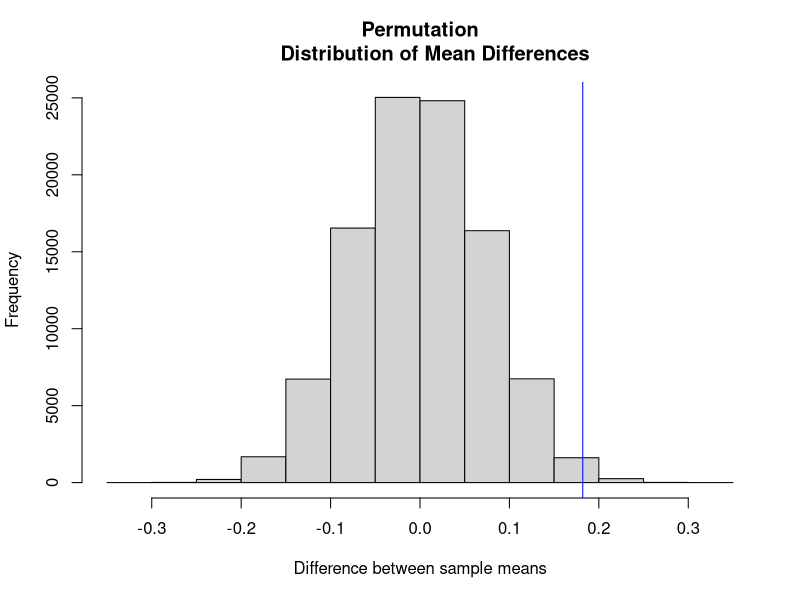

Write R code to recreate this figure.
# Purpose: Compute power of hypothesis testing
# for difference between two means using both
# assymptotic and exact tests.
# Data Started: Sunday, March 31, 2019

# Sample sizes
n1 = 15
n2 = 20
alpha = 0.05

# Seed
set.seed(21283)

# Generate samples
X1 = rbeta(n1, 2, 5)
X2 = rbeta(n2, 3, 3)

# Store full data in vector
y = c(X1,X2)

# Degrees of freedom
df = n1 + n2 - 2

# Pooled variance
pool_var = ((n1-1)*var(X1) + (n2-1)*var(X2))/(n1 + n2 - 2)

# Sample mean difference
sample_diff = mean(X2) - mean(X1)
#sample_diff

# t - statistics and critical vaue
tstat = (sample_diff)/sqrt(pool_var*(1/n1 + 1/n2))
tcv = abs(qt(alpha/2, df))

# Rejection region
reject = tstat > tcv

# Compute p-value
pvalue = pt(-tstat, df)*2
# Draw mean difference realizations from pemutation distribution
nsim = 100000
diff_mean = numeric(nsim)

# Each itteration is a draw from permutaiton distribution of mean differences
for(i in 1:nsim){
  # Randomly select two groups from full data list
  x1 = sample(y, n1)
  x2 = setdiff(y, x1)
  diff_mean[i] = mean(x2) - mean(x1)
}

# Compute exact appprox pvalue
mean(diff_mean >= sample_diff)

# Illustrating the pvalue
hist(diff_mean, breaks=seq(-0.35, 0.35, 0.05), main="Permutation
     Distribution of Mean Differences", xlab="Difference between sample means",
     ylab="Frequency")
abline(v=sample_diff, col="blue")
